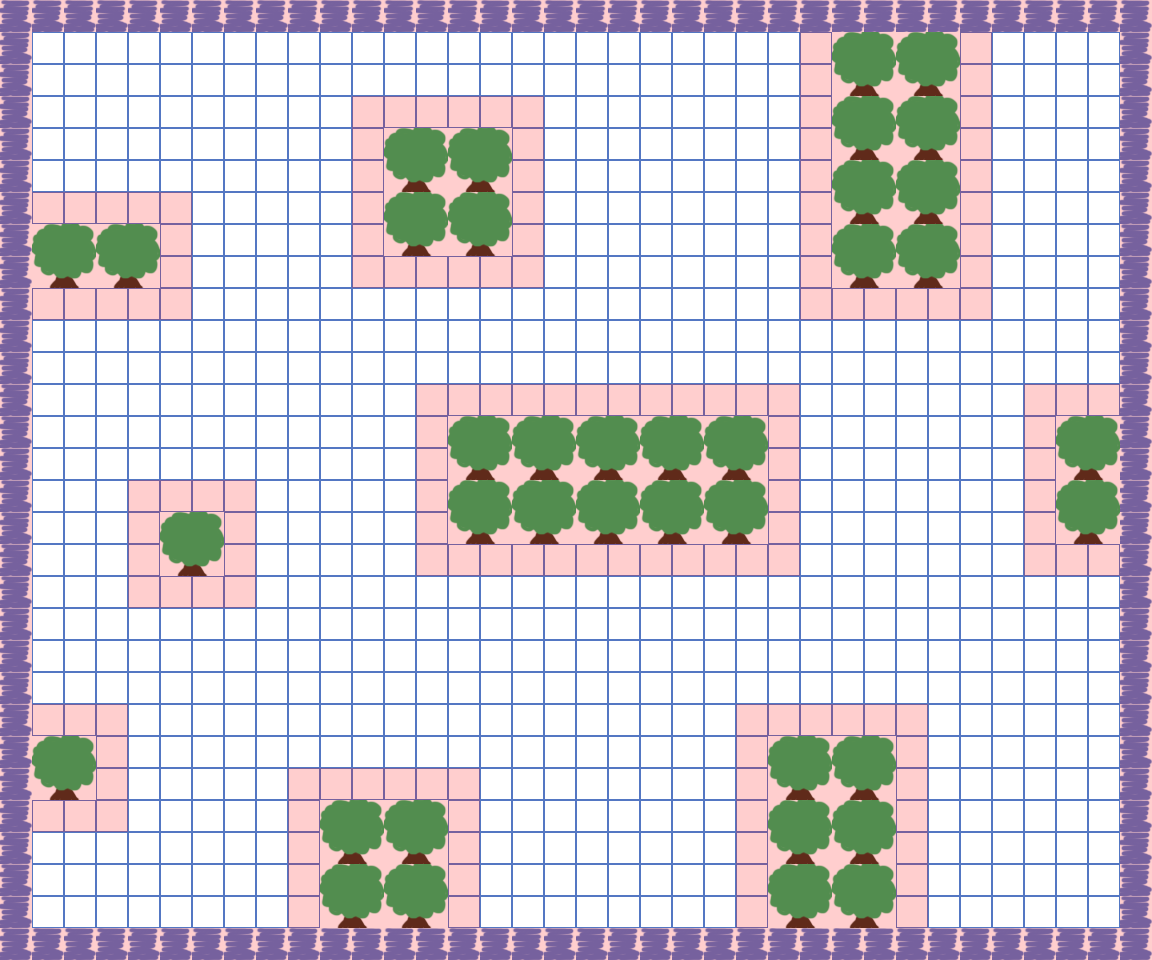

Tiled map render using the project's own tile images. Description and the map definition, with tile-layer contents summarised, below:
An orthogonal 36x30 tile map with 32x32 px tiles, 3 tile layers (background, wall, Meta), 2 tilesets and 9 objects (player, enemy2, enemy4, enemy5, enemy6, ...).

<map version="1.0" orientation="orthogonal" width="36" height="30" tilewidth="32" tileheight="32">
 <tileset firstgid="1" name="set" tilewidth="32" tileheight="32">
  <image source="set.png" width="64" height="96" />
 </tileset>
 <tileset firstgid="7" name="meta_tiles" tilewidth="32" tileheight="32" spacing="1" margin="1">
  <image source="meta_tiles.png" width="67" height="34" />
  <tile id="0">
   <properties>
    <property name="Collidable" value="True" />
   </properties>
  </tile>
 </tileset>
 <layer name="background" width="36" height="30">
  <data>[1080 cells, 1080 non-empty, 1 distinct tile ids]</data>
 </layer>
 <layer name="wall" width="36" height="30">
  <data>[1080 cells, 280 non-empty, 5 distinct tile ids]</data>
 </layer>
 <objectgroup name="objects" width="36" height="30">
  <object name="player" x="590" y="849" />
  <object name="enemy2" x="254" y="317" />
  <object name="enemy4" x="609" y="129" />
  <object name="enemy5" x="894" y="479" />
  <object name="enemy6" x="1056" y="258" />
  <object name="enemy1" x="92" y="64" />
  <object name="enemy3" x="159" y="863" />
  <object name="enemy7" x="1022" y="830" />
  <object name="boss" x="672" y="128" />
 </objectgroup>
 <layer name="Meta" width="36" height="30">
  <data>[1080 cells, 428 non-empty, 1 distinct tile ids]</data>
 </layer>
</map>
